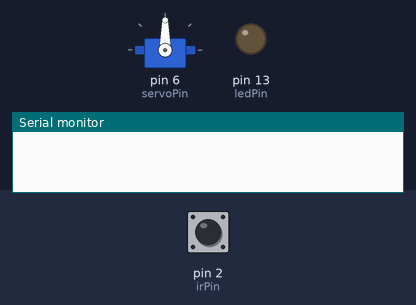
A sketch run on a simulated Arduino Uno, built with avr-gcc and run on an emulated ATmega328P. On the bench: servo, output pins drawn as LEDs (lit = HIGH), the last lines printed to the serial monitor. The test bench sets the inputs (shaded band); at power-on: pin 2 (irPin) LOW.

Above: at 1.2 s.
1.3 s: pin 2 (irPin) driven HIGH
2.8 s: pin 2 (irPin) pulsed LOW 2 times (0.12 s each, 0.3 s apart)
At 3.9 s:
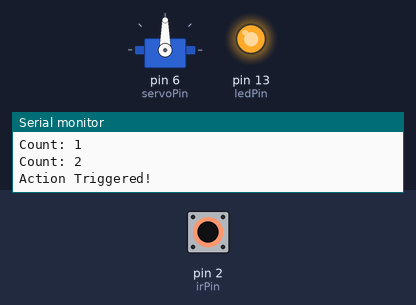
At 7.4 s:
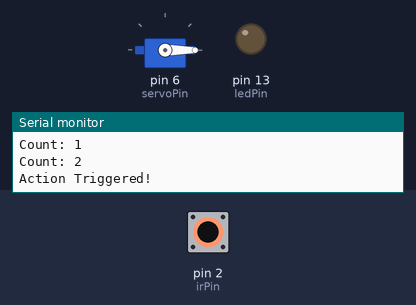
Timing chart, 0 to 8.9 s (numbered marks = the images above; inputs shaded):
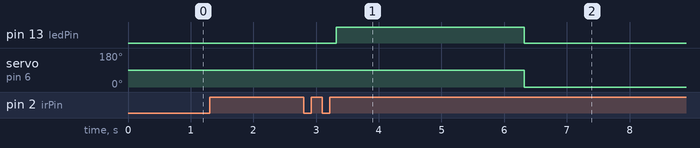

Measured:
- after the input at 2.8 s, pin 13 (ledPin): LOW → HIGH after 0.52 s, → LOW 3.0 s later; servo on pin 6 (servoPin): 90° → 0° after 3.5 s

The sketch:

automatic_door.ino
```cpp
#include <Servo.h>

Servo gateServo;

// Pins
const int irPin = 2;
const int ledPin = 13;
const int servoPin = 6;

int count = 0;
bool detected = false;

void setup() {
  pinMode(irPin, INPUT);
  pinMode(ledPin, OUTPUT);

  gateServo.attach(servoPin);
  Serial.begin(9600);
}

void loop() {
  int irState = digitalRead(irPin);

  // Detect hand (only once per movement)
  if (irState == HIGH && detected == false) {
    count++;
    detected = true;

    Serial.print("Count: ");
    Serial.println(count);

    delay(400); // debounce
  }

  // Reset when hand removed
  if (irState == LOW) {
    detected = false;
  }

  //  Action after 2 detections
  if (count == 2) {
    Serial.println("Action Triggered!");

    digitalWrite(ledPin, HIGH);
    gateServo.write(90); // open

    delay(3000);

    digitalWrite(ledPin, LOW);
    gateServo.write(0); // close

    count = 0; // reset
  }
}
```
